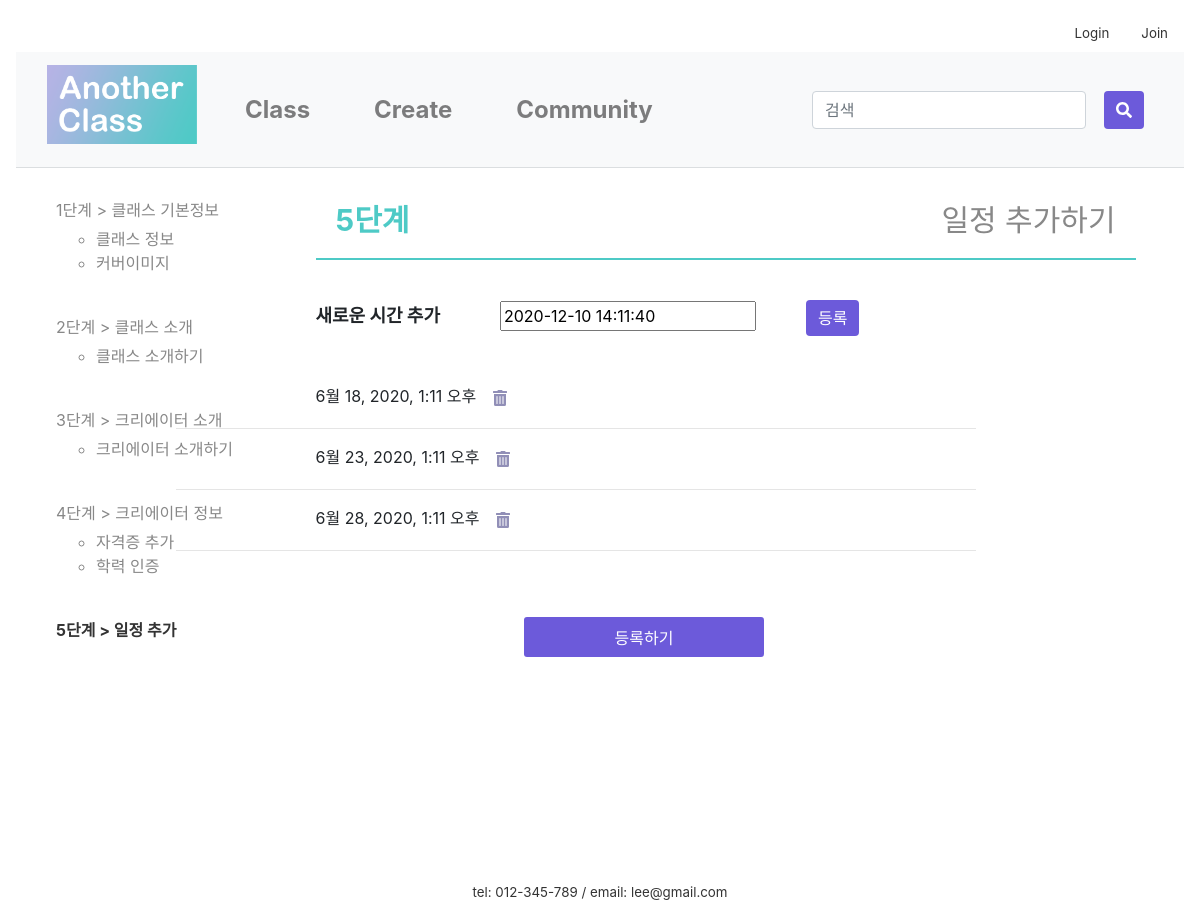
The page /createclass/36/addTime/ on the database as committed earlier.
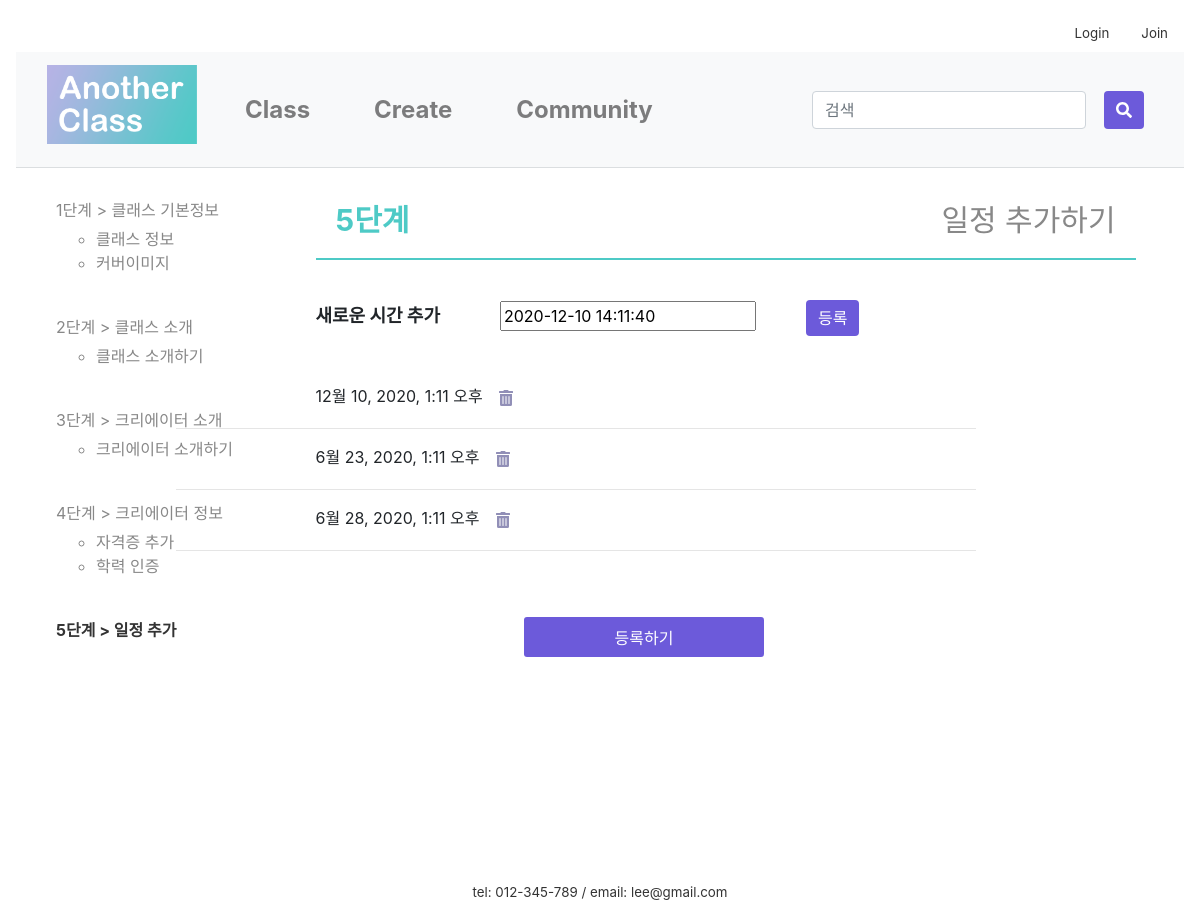
The same page on the database as committed later.
### firstApp/models.py (models this page shows)
class ClassDate(models.Model):
    inClass = models.ForeignKey('firstApp.Class', on_delete=models.CASCADE, default=1, related_name='date_class')
    date = models.DateTimeField(default=timezone.now)

### firstApp/views.py (the view)
# urls.py: path('createclass/<int:class_id>/addTime/', views.addTime, name='addTime'),
def addTime(request, class_id):
    class_detail = get_object_or_404(Class, pk=class_id)
    if request.method == "POST":
        form = AddTime(request.POST)
        if form.is_valid():
            time = form.save(commit=False)
            time.inClass = class_detail
            time.save()
            return HttpResponseRedirect("/createclass/{}/addTime".format(class_id))
    else:
        form = AddTime()
        class_detail.save()
        return render(request, 'firstApp/addTime.html', {
            'class_detail': class_detail, 'form': form})

### firstApp/forms.py
class AddTime(forms.ModelForm):
    class Meta:
        model = ClassDate
        fields = ['date']
        widgets = {
        }

### firstApp/templates/firstApp/addTime.html (shortened to what this page needs)
{% extends 'firstApp/base.html'%}
{% load static %}
{% block content %}
<link rel="stylesheet" href="{% static 'css/createclass.css' %}">
<section>
		<div class="contents">
            <div class="createclasscont">
                <div class="row">
				<div class="col-sm-3">
					<div class="left-sidebar">
                        <ul class="steptabs">
                            <li>1단계 > 클래스 기본정보</li>
                        <ul>
                            <li>클래스 정보</li>
                            <li>커버이미지</li>
                        </ul>
                            <li>2단계 > 클래스 소개</li>
                        <ul>
                            <li>클래스 소개하기</li>
                        </ul>
                            <li>3단계 > 크리에이터 소개</li>
                        <ul>
                            <li>크리에이터 소개하기</li>
                        </ul>
                            <li>4단계 > 크리에이터 정보</li>
                            <ul>
                                <li>자격증 추가</li>
                                <li>학력 인증</li>
                            </ul>
                            <li style="    border: 0px;
    color: #333333;
    cursor: default;
    block:none;
    font-weight:bold;">5단계 > 일정 추가</li>
                        </ul>
					</div>
				</div>
				<div class="col-sm-9">
					<div class="blog-post-area">
                        <div class="tab-content">
                        <div>
                             <div class="upperbar">
                                <div class="step-num">5단계</div>
                                <div class="step-title">일정 추가하기</div>
                            </div>
<form method="POST" enctype="multipart/form-data">
                <div class="date_form">
                    <div class="form_title class_form">새로운 시간 추가</div> {{ form.date }}<input class="date-button btn btn-primary" type="submit" value="등록">
                </div>
            <br><br>
            <div>
                 {% for date in class_detail.date_class.all %}
            <div>
                {{ date.date }}
                <a class="btn btn-secondary" onclick="return confirm('일정을 삭제하시겠습니까?')" href="{% url 'time_remove' pk=date.pk %}"><i class="fas fa-trash-alt"></i></a>
            </div>
        <div>
        <hr class="hr_width2">
    {% empty %}
        <p></p>
    {% endfor %}
            </div>
        </form>
                         {% if class_detail.date_class.count == 0 %}
                            <a id="nextbutton" onclick="nextfunc()" class="btn btn-primary bottombutton">등록하기</a>
                            {% else %}
                            <a id="nextbutton" onclick="return confirm('클래스를 등록하시겠습니까?')" class="btn btn-primary bottombutton" href="{% url 'create_complete' class_detail.id %}">등록하기</a>
                            {% endif %}
                        </div>
                        </div>
                        </div>
                    </div>
				</div>
			</div>
            </div>
    </section>
{% endblock content%}

Rows that differ between the two databases and show on the page:
changed ClassDate (number 1 of 3 on the later page): date "6월 18, 2020, 1:11 오후" → "12월 10, 2020, 1:11 오후"
